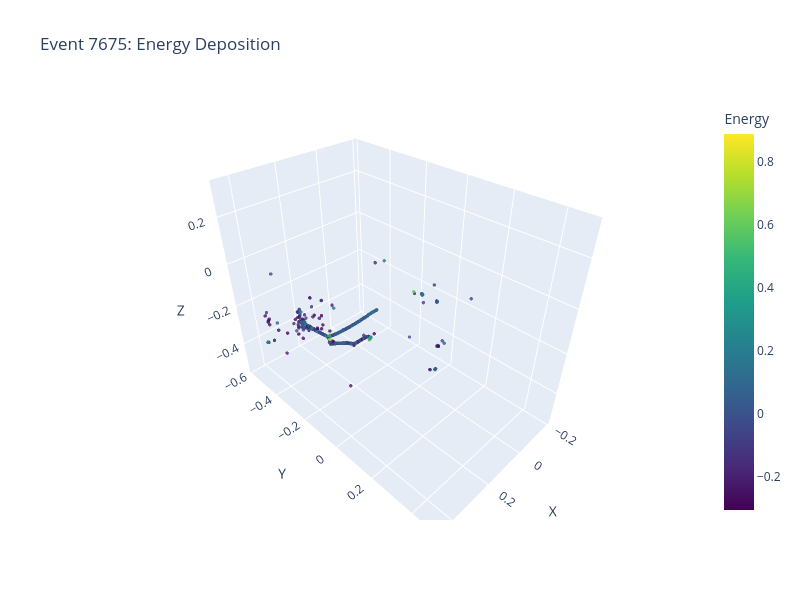

The notebook cell saved with this chart:
### Markdown cell above
### Energy Visualization

### Code cell
fig = go.Figure(data=[go.Scatter3d(
    x=coords[:, 0], y=coords[:, 1], z=coords[:, 2],
    mode='markers',
    marker=dict(size=2, color=energy, colorscale='Viridis', colorbar=dict(title='Energy'), opacity=0.8)
)])
fig.update_layout(
    title=f'Event {idx}: Energy Deposition',
    scene=dict(xaxis_title='X', yaxis_title='Y', zaxis_title='Z'),
    width=800, height=600
)
fig.show()

### Figure 1 — Plotly figure (JSON) as saved in the notebook; plotly's stock layout.template omitted (floating-point values rounded to 4 significant figures; data arrays with more than 128 entries replaced by an {"elided": "..."} marker saying what was removed)
{"data": [{"marker": {"color": {"elided": "1390 float values"}, "colorbar": {"title": {"text": "Energy"}}, "colorscale": [[0, "#440154"], [0.1111, "#482878"], [0.2222, "#3e4989"], [0.3333, "#31688e"], [0.4444, "#26828e"], [0.5556, "#1f9e89"], [0.6667, "#35b779"], [0.7778, "#6ece58"], [0.8889, "#b5de2b"], [1, "#fde725"]], "opacity": 0.8, "size": 2}, "mode": "markers", "type": "scatter3d", "x": {"elided": "1390 float values"}, "y": {"elided": "1390 float values"}, "z": {"elided": "1390 float values"}}], "layout": {"height": 600, "scene": {"xaxis": {"title": {"text": "X"}}, "yaxis": {"title": {"text": "Y"}}, "zaxis": {"title": {"text": "Z"}}}, "title": {"text": "Event 7675: Energy Deposition"}, "width": 800}}
